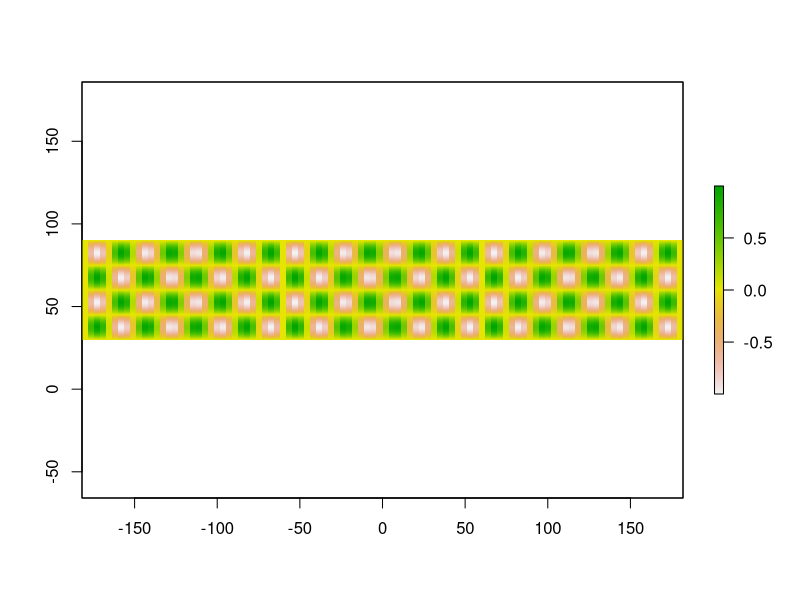
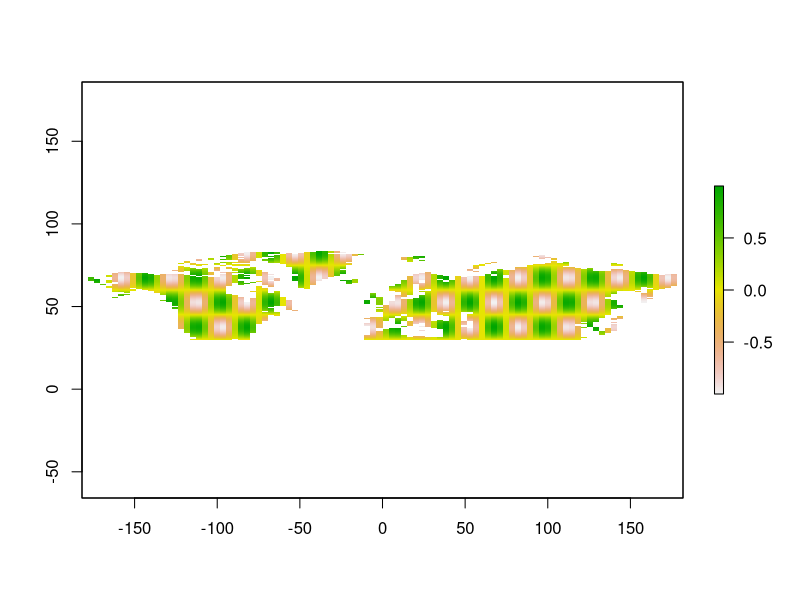
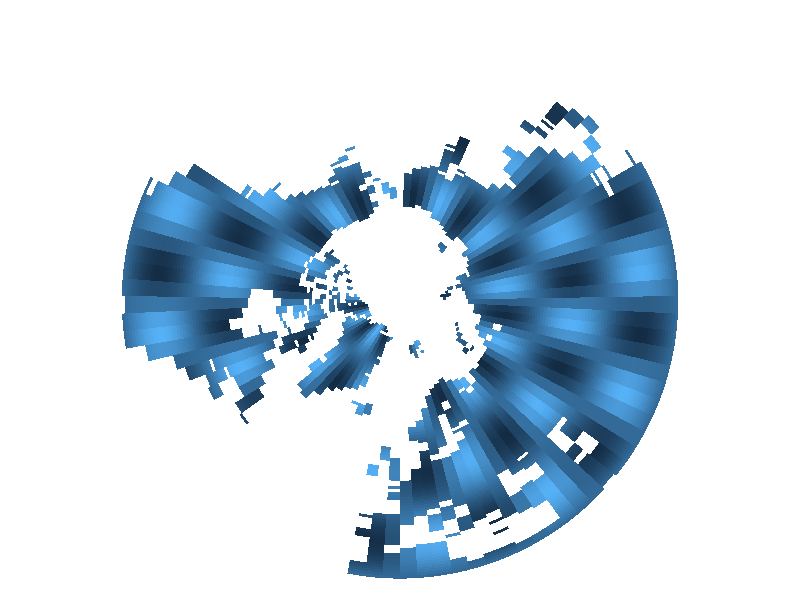

Recreate these plots in R, in order.
library('tidyr')
library('dplyr')
library('raster')
library('sf')
library('spData')
library('ggplot2')

K <- 100
r <- expand_grid(x = seq(-180, 180, length.out = K),
                 y = seq(30, 90, length.out = K)) %>%
  mutate(z = sinpi(x / 15) * sinpi(y / 15)) %>%
  rasterFromXYZ()

plot(r)

r2 <- mask(r, world)
plot(r2)

r3 <- rasterToPoints(r2) %>%
  as_tibble()

ggplot(r3, aes(x, y, fill = z)) +
  geom_tile() +
  coord_map('azequidistant') +
  cowplot::theme_map() +
  theme(legend.position = 'none')
